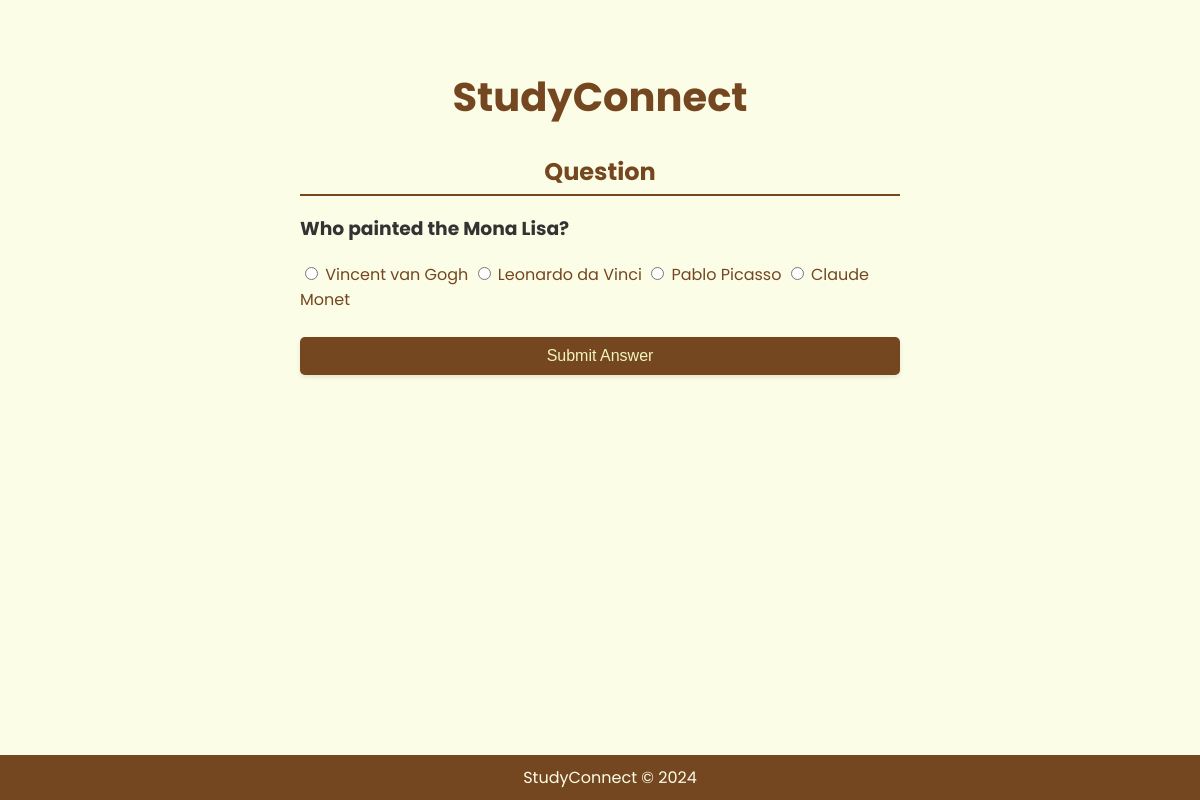
The page /question/7/ on the database its author committed.
### flashcards/models.py (models this page shows, shortened)
class Flashcard(models.Model):
    question = models.CharField(max_length=255)
    answer = models.TextField()
    topic = models.CharField(max_length=100)

class QuizOption(models.Model):
    question = models.ForeignKey(Flashcard, related_name='options', on_delete=models.CASCADE)
    option_text = models.CharField(max_length=255)

### flashcards/views.py (the view, shortened to what this page needs)
# urls.py: path('question/<int:pk>/', views.quiz_question, name='quiz_question'),
def quiz_question(request, pk):
    flashcard = Flashcard.objects.get(pk=pk)
    options = QuizOption.objects.filter(question=flashcard)
    answer_feedback = None
    return render(request, 'flashcards/quiz_question.html', {'flashcard': flashcard, 'options': options, 'answer_feedback': answer_feedback})

### flashcards/templates/flashcards/quiz_question.html (shortened to what this page needs)
{% extends 'base.html' %}
{% block content %}
<h2 class="section-title">Question</h2>
<h3>{{ flashcard.question }}</h3>
<form method="post" action="{% url 'quiz_question' pk=flashcard.pk %}">
    <div class="option-group">
        {% for option in options %}
        <label>
            <input type="radio" id="option{{ forloop.counter }}" name="option" value="{{ option.option_text }}">
            {{ option.option_text }}
        </label>
        {% endfor %}
    </div>
    <button type="submit">Submit Answer</button>
</form>
{% endblock %}

### flashcards/static/flashcards/css/styles.css (style rules this page uses)
body { font-family: 'Poppins', Courier, monospace; background-color: rgb(252, 253, 230); color: #333; margin: 0; padding: 0; }
h2 { color: #744721; }
button { background-color: #744721; color: rgb(242, 245, 185); border: none; padding: 10px 20px; border-radius: 5px; cursor: pointer; font-size: 16px; margin-top: 10px; box-shadow: 0 2px 4px rgba(0, 0, 0, 0.1); }
form { display: flex; flex-direction: column; color: #744721; padding-bottom: 30px; width: 100%; }
form > div { margin-bottom: 15px; }
.section-title { font-size: 24px; border-bottom: 2px solid #744721; padding-bottom: 5px; margin-bottom: 15px; text-align: center; }

### rows shown on the page
Flashcard: question "Who painted the Mona Lisa?"
QuizOption: option_text "Vincent van Gogh"
QuizOption: option_text "Leonardo da Vinci"
QuizOption: option_text "Pablo Picasso"
QuizOption: option_text "Claude Monet"
